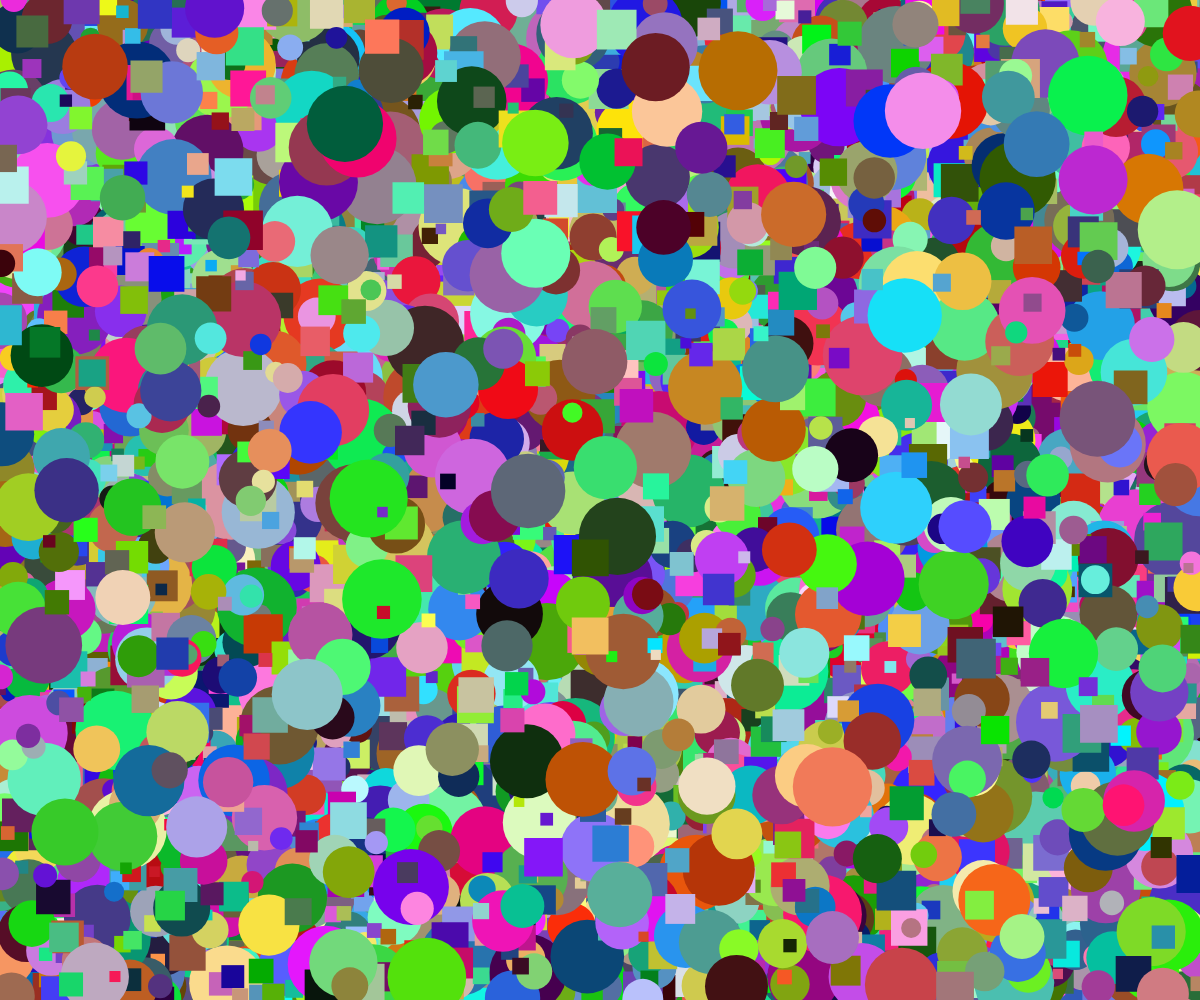
Frame 1 (no input)
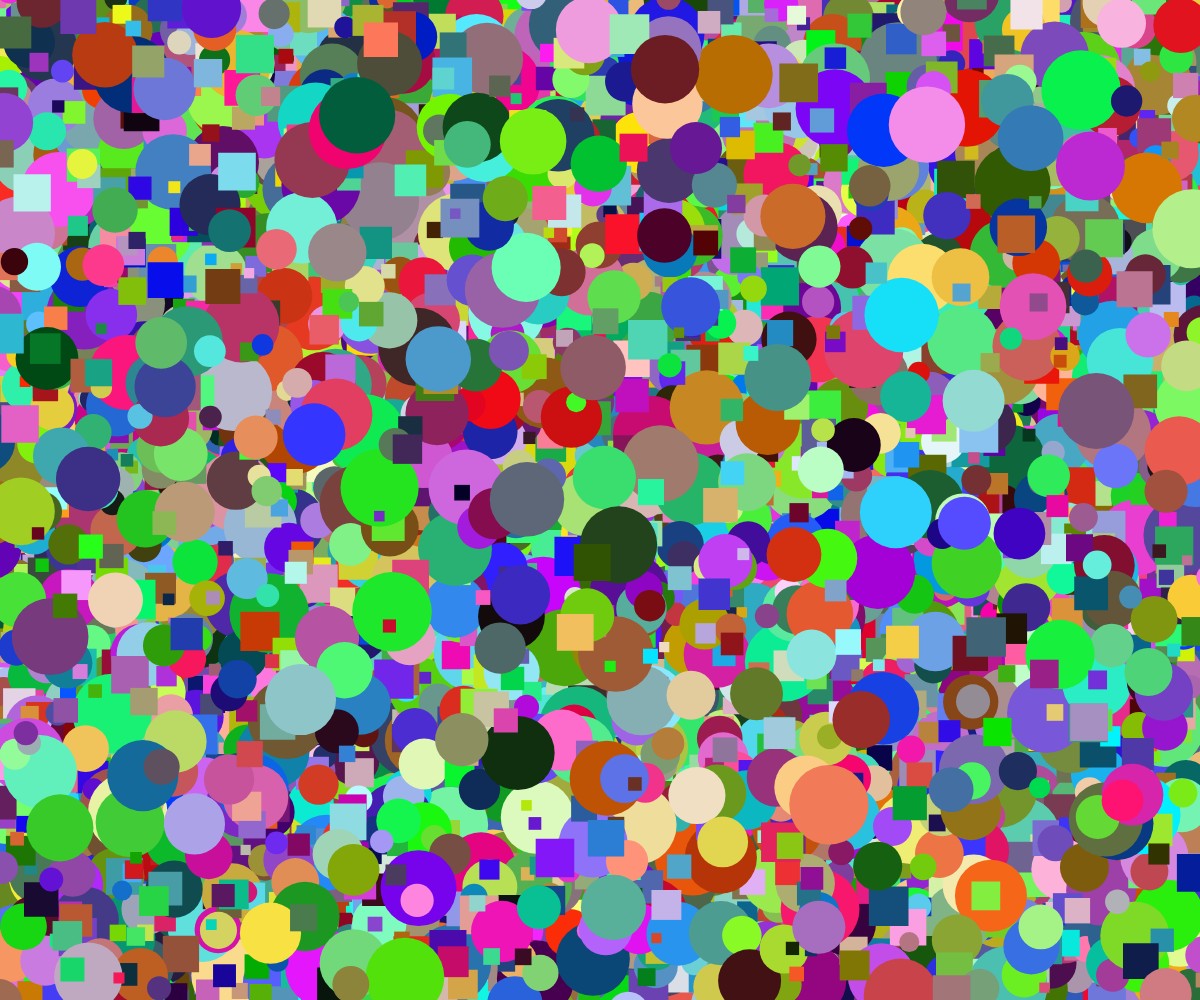
Frame 60 (no input)
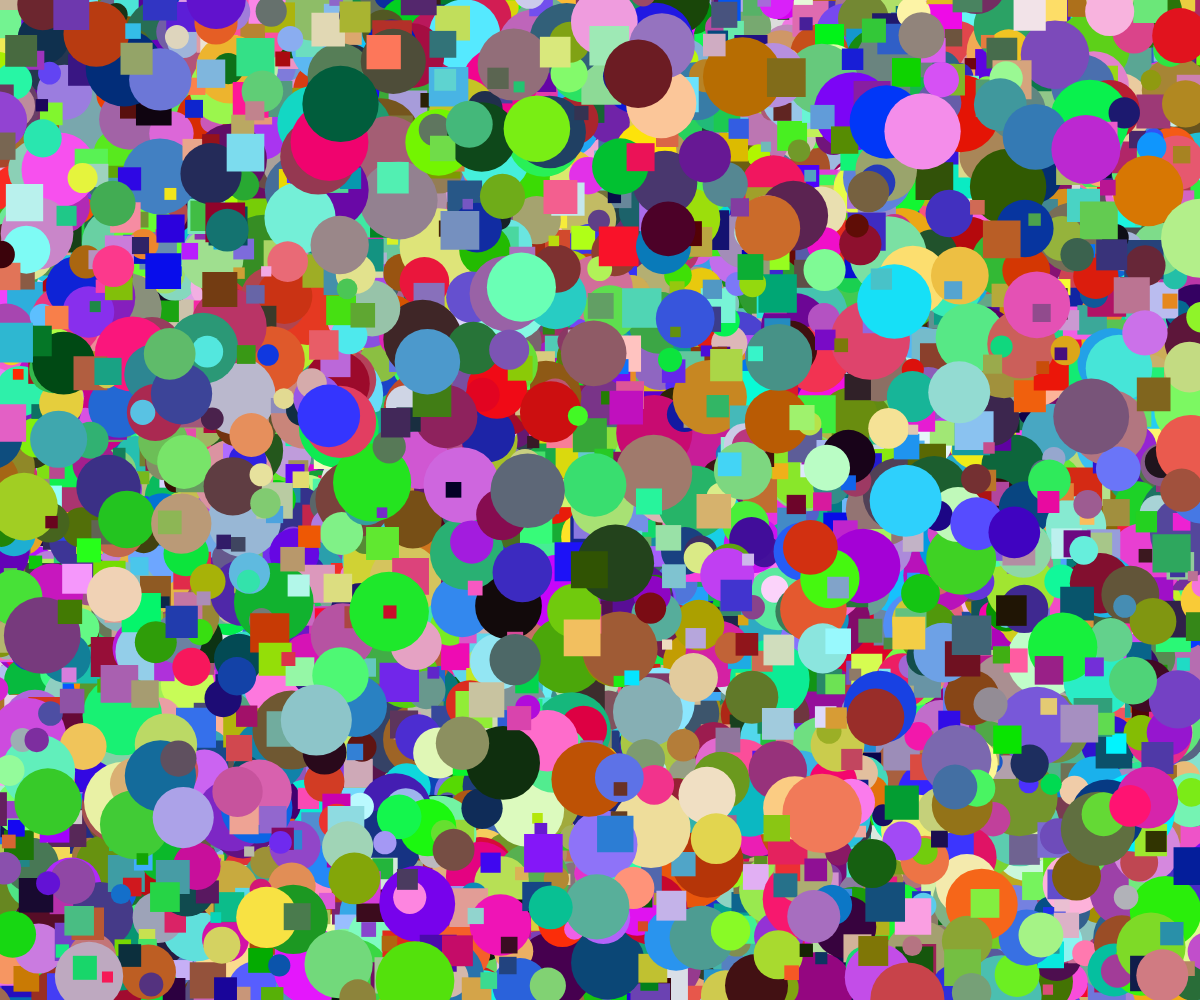
Frame 120 (the mouse pressed at the canvas centre since frame 60)

The p5.js sketch that drew these frames (run headless with seeded random() and noise() and a simulated clock; from frame 60 on, the mouse is pressed at the canvas centre):

// p5.js sketch
// ── sketch.js
// Shape Inheritance OOP

let shapes = [];

function setup() {
  createCanvas(windowWidth, windowHeight);

  for (let i = 0; i < 10000; i++) {
    let choice = random(100);
    if (choice < 50) {
      let theColor = color(random(255), random(255), random(255));
      let aShape = new Circle(random(width), random(height), theColor, random(10, 40));
      shapes.push(aShape);
    }
    else {
      let theColor = color(random(255), random(255), random(255));
      let aShape = new Square(random(width), random(height), theColor, random(10, 40));
      shapes.push(aShape);
    }
  }
}

function draw() {
  background(220);

  for (let shape of shapes) {
    shape.move();
    shape.display();  
  }
}

class Shape {
  constructor(x, y, color) {
    this.x = x;
    this.y = y;
    this.color = color;
  }

  display() {
    fill(this.color);
    noStroke();
  }

  move() {
    this.x += random(-2, 2);
    this.y += random(-2, 2);
  }
}

class Circle extends Shape {
  constructor(x, y, color, radius) {
    super(x, y, color);
    this.radius = radius;
  }

  display() {
    super.display();
    circle(this.x, this.y, this.radius * 2);
  }
}

class Square extends Shape {
  constructor(x, y, color, size) {
    super(x, y, color);
    this.size = size;
  }

  display() {
    super.display();
    rectMode(CENTER);
    square(this.x, this.y, this.size);
  }
}
